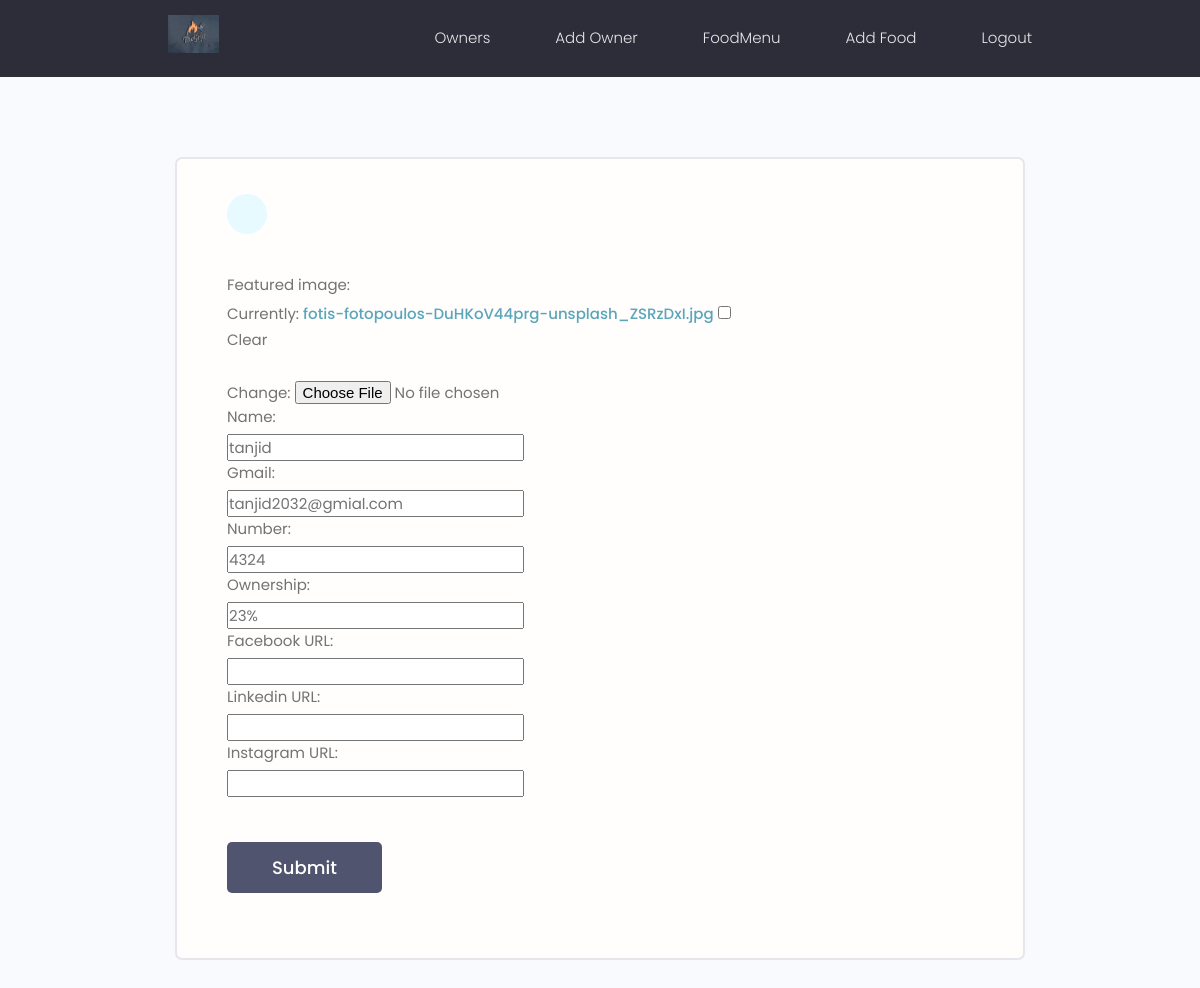
The page /ownerpanel/editowner/9029b72d8b1c47279a31720752a8f39e/ (signed in) on the database its author committed.
### Owner_Panel/models.py (models this page shows, shortened)
class Owner_Panel(models.Model):
    featured_image = models.ImageField(blank=True,null=True,default='default.jpg')
    name = models.CharField(max_length=200, null=False, blank=False)
    gmail = models.CharField(max_length=200, null=False, blank=False)
    number = models.IntegerField(null=False, blank=False)
    ownership = models.CharField(max_length=200, null=False, blank=False)
    id = models.UUIDField(default=uuid.uuid4, unique=True,
                          primary_key=True, editable=False)
    created = models.DateTimeField(auto_now_add=True)
    owner_priority_serial = models.IntegerField(null=True, blank=True)
    Facebook_URL = models.CharField(max_length=200, null=True, blank=True)
    Linkedin_URL = models.CharField(max_length=200, null=True, blank=True)
    Instagram_URL = models.CharField(max_length=200, null=True, blank=True)

### Owner_Panel/views.py (the view)
# urls.py: path('editowner/<str:owner_id>/',views.edit_owner,name="edit_owner"),
@login_required(login_url='ownerlogin')
def edit_owner(request,owner_id):
    perticular_owner_details = Owner_Panel.objects.get(id=owner_id)
    form = editOwner(instance=perticular_owner_details)
    context = {'form':form,'perticular_owner':perticular_owner_details}
    if request.method == 'POST':
        form = editOwner(request.POST, request.FILES, instance=perticular_owner_details)
        if form.is_valid():
            form.save()
            messages.success(request,"Successfully Edited")
            return redirect('Owner_details',owner_id)
    return render(request,'Owner_Panel/edit_owner.html', context)

### Owner_Panel/editOwnerForms.py
class editOwner(ModelForm):
    class Meta:
        model = Owner_Panel
        exclude = ['owner_priority_serial','created']

### Owner_Panel/templates/Owner_Panel/edit_owner.html (shortened to what this page needs)
{% extends 'main.html' %}
{% block content %}
<main class="formPage my-xl">
  <div class="content-box">
      <div class="formWrapper">
          <a class="backButton" href="{% url "Owner_details" perticular_owner.id %}"></a>
          <br>
          <div class="form-group">
            <form action="" method="POST" enctype="multipart/form-data">
                <div class="form__field">
                  {{form.as_table}}
                </div>
                <input class="btn btn--sub btn--lg  my-md" type="submit" value="Submit" />
            </form>
          </div>
      </div>
  </div>
</main>
{% endblock %}

### static/styles/app.css (style rules this page uses)
:root { --color-sub: #2d2d39; }
.btn--sub { background-color: var(--color-sub-light); }
.content-box { width: 95%; max-width: 85rem; margin: 0 auto; }
.backButton { background: var(--color-main-light); color: var(--color-main); width: 4rem; height: 4rem; display: flex; align-items: center; justify-content: center; border-radius: 50%; }
.formPage .formWrapper { list-style: none; background: var(--color-white); padding: 3.5rem 5rem; border: 2px solid var(--color-light); border-radius: 0.7rem; }

### static/uikit/styles/modules/_variables.css (style rules this page uses)
:root { --color-main: #5aa5b9; --color-main-light: #e6faff; --color-sub: #3f4156; --color-sub-light: #51546e; --color-sub-lighter: #ededfd; --color-text: #737373; --color-gray: #8b8b8b; --color-light: #e5e7eb; --color-light-gray: #767676; --color-bg: #f8fafd; --color-white: #fffefd; --color-white-light: #f3f3f3; --color-success: #359e64; --color-success-bg: #def8e8; --color-error: #fc4b0b; --color-error-bg: #fff2ee; --font-base: 'Poppins', arial, helvetica, 'Segoe UI', roboto, ubuntu, sans-serif; --font-monospace: 'Fira Code', 'Courier New', courier, monospace; --font-regular: 300; --font-medium: 500; --font-bold: 700; --generic-shadow: 1px 1px 5px #00000010; --generic-transition: all 0.3s ease-in-out; }

### static/uikit/styles/modules/_base.css (style rules this page uses)
* { margin: 0; padding: 0; box-sizing: border-box; text-rendering: optimizeLegibility; color: inherit; font-size: inherit; }
html { font-size: 50%; }
@media only screen and (min-width: 480px) { html { font-size: 56.25%; } }
@media only screen and (min-width: 1200px) { html { font-size: 62.5%; } }
body { line-height: 1.6; font-weight: 400; font-size: 1.5rem; color: var(--color-text); background-color: var(--color-bg); min-height: 100vh; }

### static/uikit/styles/modules/_typography.css (style rules this page uses)
* { font-family: var(--font-base); }
a { padding-bottom: 2px; text-decoration: none; display: inline-block; color: var(--color-main); font-weight: var(--font-medium); }

### static/uikit/styles/modules/_utilities.css (style rules this page uses)
.my-md { margin: 3rem auto; }
.my-xl { margin: 8rem auto; }

### static/uikit/styles/modules/_button.css (style rules this page uses)
.btn { display: inline-block; position: relative; cursor: pointer; background-color: var(--color-light); font-weight: var(--font-medium); color: var(--color-sub); text-decoration: none; padding: 1rem 2rem; border-radius: 0.5rem; border: none; width: -webkit-fit-content; width: -moz-fit-content; width: fit-content; height: -webkit-fit-content; height: -moz-fit-content; height: fit-content; font-size: 1.6rem; outline-width: 0; outline-color: transparent; -webkit-backface-visibility: hidden; backface-visibility: hidden; transition: all 0.3s ease-in-out; }
.btn--sub { background-color: var(--color-sub); color: var(--color-white); }
.btn--lg { font-size: 1.8rem; padding: 1.2rem 4.5rem; }

### static/uikit/styles/modules/_form.css (style rules this page uses)
.form__field { margin-top: 1.5rem; margin-bottom: 1.5rem; }
.form__label, .form__field > label { display: block; margin-bottom: 0.5rem; color: var(--color-text); }

### rows shown on the page
Owner_Panel: name "tanjid", gmail "tanjid2032@gmial.com", number "4324", ownership "23%"
